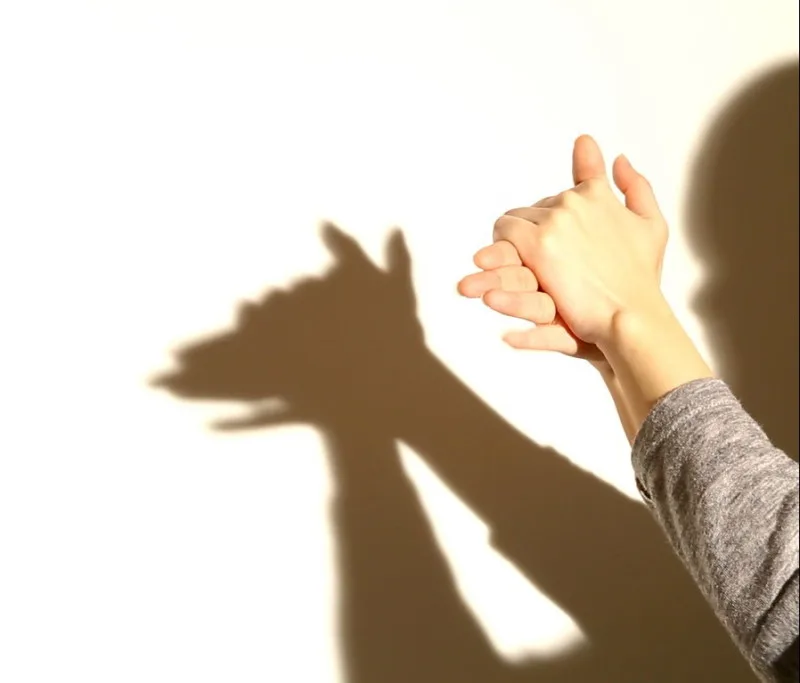
#> input picture assets/dog1.webp, 800 x 683 px, found by its file name
$ python demo_background.py
#> lines starting #> are read from the running program, lines starting #| are printed output that depends on the picture; after the words box and inside, x2 and y2 are one past the last pixel; in counts of white or black regions, pixels touching at a corner belong together
### core_methods/utils/detect_hand.py
import cv2
import mediapipe as mp

# 初始化MediaPipe的手部检测模块
mp_hands = mp.solutions.hands
mp_drawing = mp.solutions.drawing_utils

# 提取手部关节点并返回处理过的图像、边界框坐标以及关节点坐标
# [21 lines left out: function extract_hand, not called in this run]

# 函数：提取手部关节点并返回关节点坐标
def extract_landmarks(image):
    with mp_hands.Hands(static_image_mode=True, max_num_hands=2, min_detection_confidence=0.1) as hands:  # 调整检测置信度
        image_rgb = cv2.cvtColor(image, cv2.COLOR_BGR2RGB)
        results = hands.process(image_rgb)
        landmarks_list = []  # 用于存储所有手的关节点
        if results.multi_hand_landmarks:
            for hand_landmarks in results.multi_hand_landmarks:
                mp_drawing.draw_landmarks(image, hand_landmarks, mp_hands.HAND_CONNECTIONS)
                landmarks = [(lm.x, lm.y) for lm in hand_landmarks.landmark]
                landmarks_list.append(landmarks)  # 将每只手的关节点都存储进列表
        return landmarks_list if landmarks_list else None

### core_methods/methods/demo_background.py
import cv2
import mediapipe as mp
import numpy as np
from utils.detect_hand import extract_landmarks


# 读取模板图像
dog_template = cv2.imread('assets/dog1.webp')
#> dog_template is the input picture: shape (683, 800, 3); mean B, G, R 184.1, 198.6, 209.6
rabbit_template = cv2.imread('assets/rabbit1.webp')
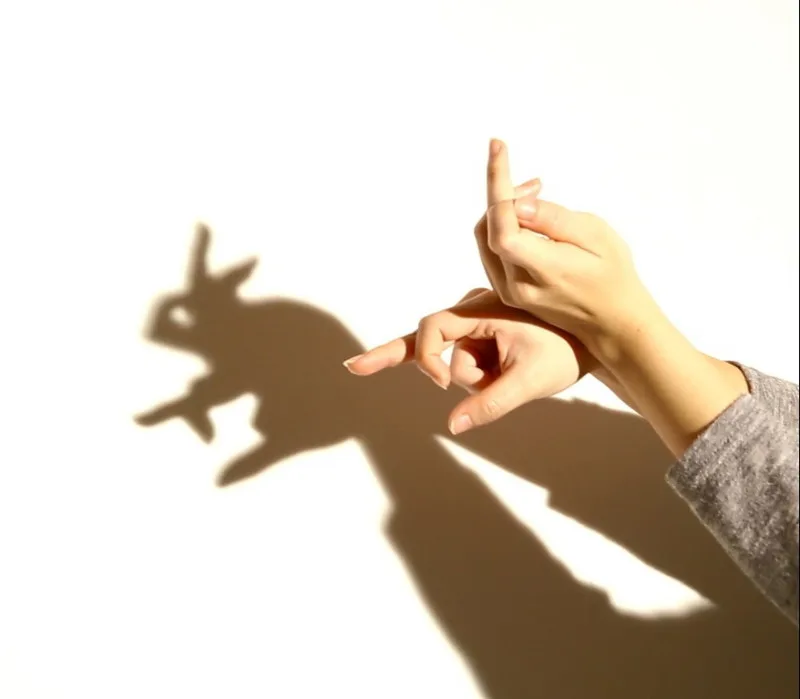
#> input picture assets/rabbit1.webp, 800 x 699 px, found by its file name
#> rabbit_template is the input picture: shape (699, 800, 3); mean B, G, R 195.2, 207.7, 218.1

# 转换为灰度图像
dog_gray = cv2.cvtColor(dog_template, cv2.COLOR_BGR2GRAY)
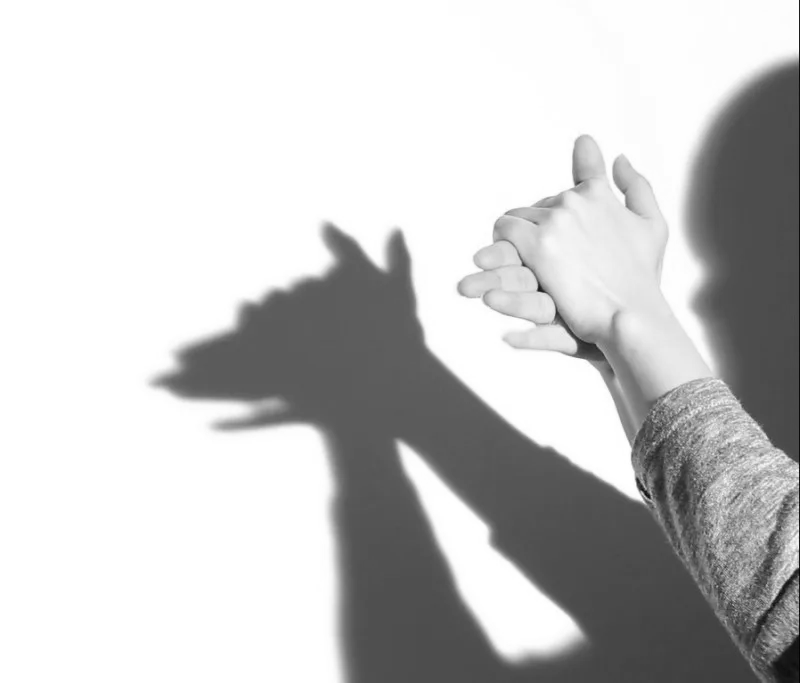
#> dog_gray: shape (683, 800); min 2, max 255, mean 200.2
rabbit_gray = cv2.cvtColor(rabbit_template, cv2.COLOR_BGR2GRAY)
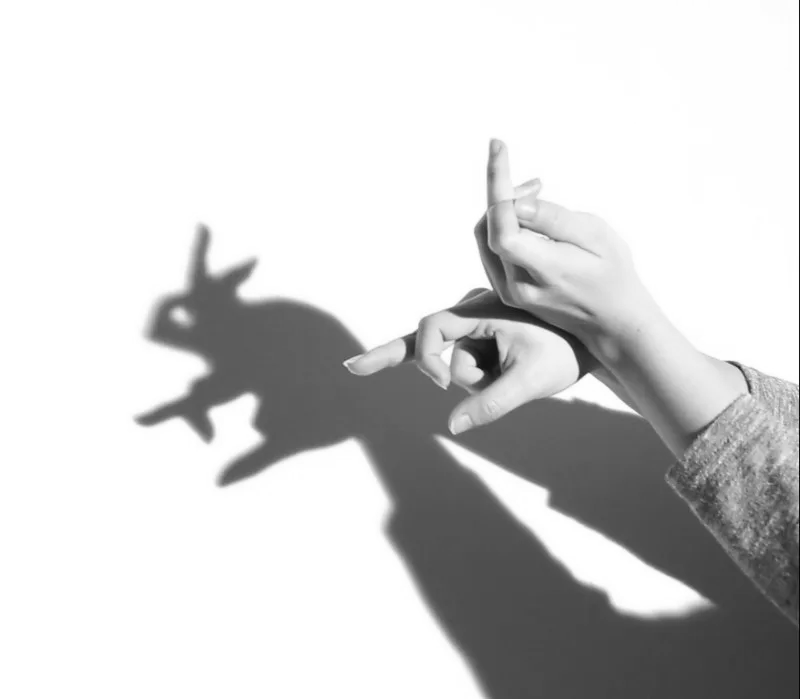
#> rabbit_gray: shape (699, 800); min 2, max 255, mean 209.4

# 应用二值化阈值分割手影和背景
_, dog_foreground_mask = cv2.threshold(dog_gray, 200, 255, cv2.THRESH_BINARY_INV)  # 200 阈值需要根据图片情况调整
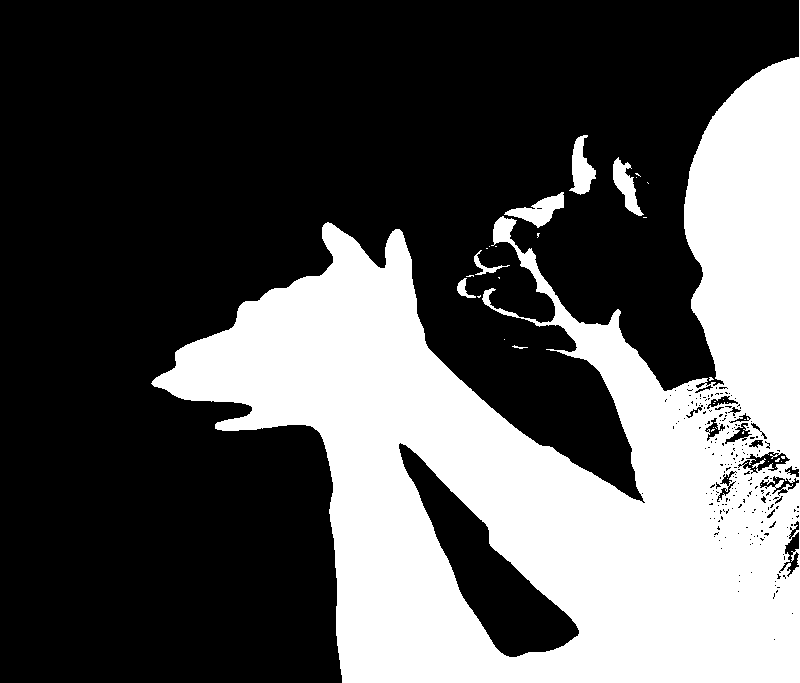
#> dog_foreground_mask: shape (683, 800); 34% white; 37 white regions (30 under 20 px), largest, box (x1, y1, x2, y2) and area: (151, 0, 800, 683) 182557, (504, 192, 564, 228) 905, (569, 135, 596, 195) 881
_, rabbit_foreground_mask = cv2.threshold(rabbit_gray, 200, 255, cv2.THRESH_BINARY_INV)
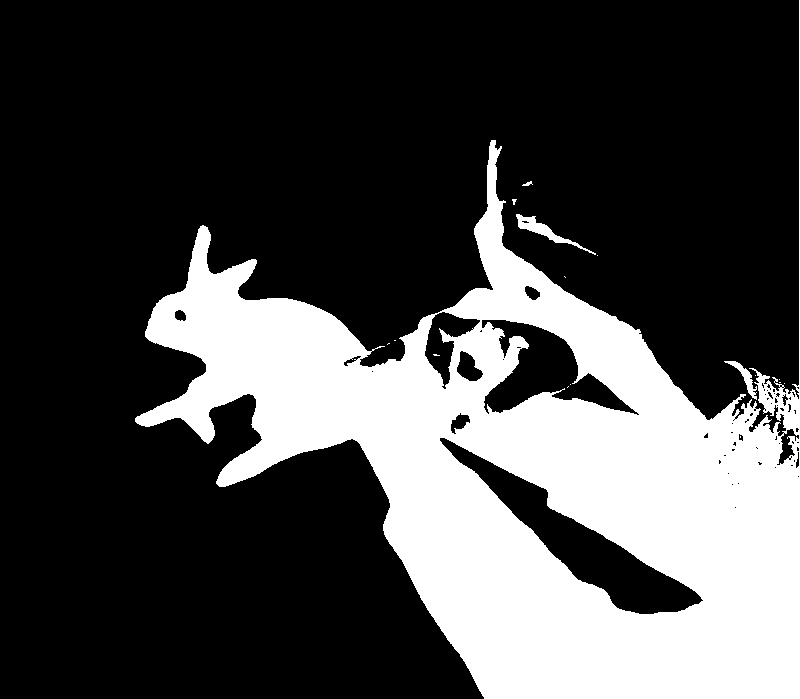
#> rabbit_foreground_mask: shape (699, 800); 28.2% white; 17 white regions (13 under 20 px)

# 显示前景掩码
cv2.imshow('Dog Foreground Mask', dog_foreground_mask)
cv2.imshow('Rabbit Foreground Mask', rabbit_foreground_mask)

# 检测手部轮廓
def detect_contours_and_extract_landmarks(image, foreground_mask):
    contours, _ = cv2.findContours(foreground_mask, cv2.RETR_EXTERNAL, cv2.CHAIN_APPROX_SIMPLE)
#> contours = 20 contours, 14 with area under 20; largest, box (x1, y1, x2, y2) and area: (151, 0, 800, 683) 195364, (504, 192, 564, 228) 834, (569, 135, 596, 195) 806, (613, 157, 644, 216) 702, (474, 250, 510, 275) 132, (457, 278, 476, 298) 124
    landmarks_list = []

    # 遍历所有检测到的轮廓
    for contour in contours:
        x, y, w, h = cv2.boundingRect(contour)
        hand_region = image[y:y+h, x:x+w]  # 提取每个轮廓对应的区域
        landmarks = extract_landmarks(hand_region)
        if landmarks:
            landmarks_list.append(landmarks)
#> this loop made 1 pass
#> (x, y, w, h) on pass 1: (709, 377, 5, 4)
#> after the loop, landmarks_list = []
    return landmarks_list

# 提取模板图像的关节点
#> (the run stopped early here; a loop or call above may not have finished)
